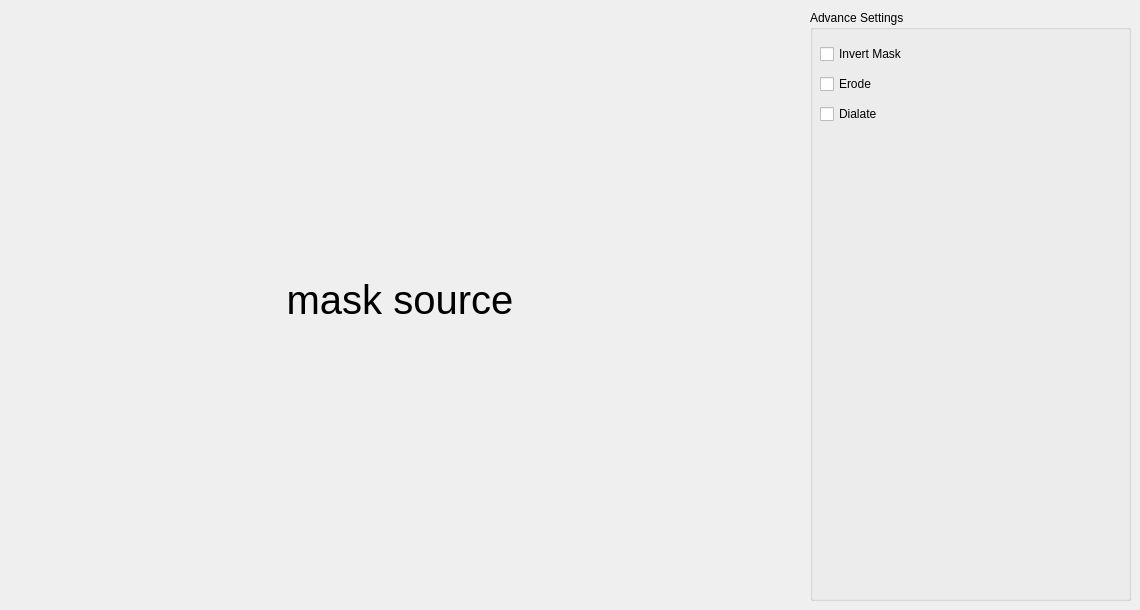
    <widget class="QWidget" name="tab">
     <attribute name="title">
      <string>Mask</string>
     </attribute>
     <widget class="QLabel" name="maskSource">
      <property name="geometry">
       <rect>
        <x>0</x>
        <y>0</y>
        <width>800</width>
        <height>600</height>
       </rect>
      </property>
      <property name="font">
       <font>
        <pointsize>30</pointsize>
       </font>
      </property>
      <property name="autoFillBackground">
       <bool>true</bool>
      </property>
      <property name="text">
       <string>mask source</string>
      </property>
      <property name="alignment">
       <set>Qt::AlignCenter</set>
      </property>
     </widget>
     <widget class="QGroupBox" name="groupBox_2">
      <property name="geometry">
       <rect>
        <x>810</x>
        <y>10</y>
        <width>321</width>
        <height>591</height>
       </rect>
      </property>
      <property name="title">
       <string>Advance Settings</string>
      </property>
      <widget class="QWidget" name="layoutWidget4">
       <property name="geometry">
        <rect>
         <x>10</x>
         <y>30</y>
         <width>301</width>
         <height>91</height>
        </rect>
       </property>
       <layout class="QVBoxLayout" name="verticalLayout_7">
        <item>
         <widget class="QCheckBox" name="invertMaskCheckBox">
          <property name="text">
           <string>Invert Mask</string>
          </property>
         </widget>
        </item>
        <item>
         <widget class="QCheckBox" name="erodeCheckBox">
          <property name="text">
           <string>Erode</string>
          </property>
         </widget>
        </item>
        <item>
         <widget class="QCheckBox" name="dialteCheckBox">
          <property name="text">
           <string>Dialate</string>
          </property>
         </widget>
        </item>
       </layout>
      </widget>
     </widget>
    </widget>
